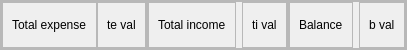
                  <widget class="QFrame" name="ab_totals_frame">
                   <property name="maximumSize">
                    <size>
                     <width>16777215</width>
                     <height>50</height>
                    </size>
                   </property>
                   <property name="frameShape">
                    <enum>QFrame::StyledPanel</enum>
                   </property>
                   <property name="frameShadow">
                    <enum>QFrame::Raised</enum>
                   </property>
                   <layout class="QHBoxLayout" name="horizontalLayout_7">
                    <property name="spacing">
                     <number>0</number>
                    </property>
                    <property name="leftMargin">
                     <number>0</number>
                    </property>
                    <property name="topMargin">
                     <number>0</number>
                    </property>
                    <property name="rightMargin">
                     <number>0</number>
                    </property>
                    <property name="bottomMargin">
                     <number>0</number>
                    </property>
                    <item>
                     <widget class="QFrame" name="ab_expense_frame">
                      <property name="frameShape">
                       <enum>QFrame::StyledPanel</enum>
                      </property>
                      <property name="frameShadow">
                       <enum>QFrame::Raised</enum>
                      </property>
                      <layout class="QHBoxLayout" name="horizontalLayout_8">
                       <property name="spacing">
                        <number>0</number>
                       </property>
                       <property name="leftMargin">
                        <number>0</number>
                       </property>
                       <property name="topMargin">
                        <number>0</number>
                       </property>
                       <property name="rightMargin">
                        <number>0</number>
                       </property>
                       <property name="bottomMargin">
                        <number>0</number>
                       </property>
                       <item>
                        <widget class="QFrame" name="ab_texp_frame">
                         <property name="frameShape">
                          <enum>QFrame::StyledPanel</enum>
                         </property>
                         <property name="frameShadow">
                          <enum>QFrame::Raised</enum>
                         </property>
                         <layout class="QVBoxLayout" name="verticalLayout_4">
                          <item>
                           <widget class="QLabel" name="ab_texp_label">
                            <property name="text">
                             <string>Total expense</string>
                            </property>
                           </widget>
                          </item>
                         </layout>
                        </widget>
                       </item>
                       <item>
                        <widget class="QFrame" name="ab_expval_frame">
                         <property name="frameShape">
                          <enum>QFrame::StyledPanel</enum>
                         </property>
                         <property name="frameShadow">
                          <enum>QFrame::Raised</enum>
                         </property>
                         <layout class="QVBoxLayout" name="verticalLayout_5">
                          <item>
                           <widget class="QLabel" name="ab_expval_label">
                            <property name="text">
                             <string>te val</string>
                            </property>
                           </widget>
                          </item>
                         </layout>
                        </widget>
                       </item>
                      </layout>
                     </widget>
                    </item>
                    <item>
                     <widget class="QFrame" name="ab_income_frame">
                      <property name="frameShape">
                       <enum>QFrame::StyledPanel</enum>
                      </property>
                      <property name="frameShadow">
                       <enum>QFrame::Raised</enum>
                      </property>
                      <layout class="QHBoxLayout" name="horizontalLayout_10">
                       <property name="leftMargin">
                        <number>0</number>
                       </property>
                       <property name="topMargin">
                        <number>0</number>
                       </property>
                       <property name="rightMargin">
                        <number>0</number>
                       </property>
                       <property name="bottomMargin">
                        <number>0</number>
                       </property>
                       <item>
                        <widget class="QFrame" name="ab_tinc_frame">
                         <property name="frameShape">
                          <enum>QFrame::StyledPanel</enum>
                         </property>
                         <property name="frameShadow">
                          <enum>QFrame::Raised</enum>
                         </property>
                         <layout class="QVBoxLayout" name="verticalLayout_17">
                          <item>
                           <widget class="QLabel" name="ab_tinc_label">
                            <property name="text">
                             <string>Total income</string>
                            </property>
                           </widget>
                          </item>
                         </layout>
                        </widget>
                       </item>
                       <item>
                        <widget class="QFrame" name="ab_incval_frame">
                         <property name="frameShape">
                          <enum>QFrame::StyledPanel</enum>
                         </property>
                         <property name="frameShadow">
                          <enum>QFrame::Raised</enum>
                         </property>
                         <layout class="QVBoxLayout" name="verticalLayout_18">
                          <item>
                           <widget class="QLabel" name="ab_incval_label">
                            <property name="text">
                             <string>ti val</string>
                            </property>
                           </widget>
                          </item>
                         </layout>
                        </widget>
                       </item>
                      </layout>
                     </widget>
                    </item>
                    <item>
                     <widget class="QFrame" name="ab_bal_frame">
                      <property name="frameShape">
                       <enum>QFrame::StyledPanel</enum>
                      </property>
                      <property name="frameShadow">
                       <enum>QFrame::Raised</enum>
                      </property>
                      <layout class="QHBoxLayout" name="horizontalLayout_9">
                       <property name="leftMargin">
                        <number>0</number>
                       </property>
                       <property name="topMargin">
                        <number>0</number>
                       </property>
                       <property name="rightMargin">
                        <number>0</number>
                       </property>
                       <property name="bottomMargin">
                        <number>0</number>
                       </property>
                       <item>
                        <widget class="QFrame" name="ab_tbal_frame">
                         <property name="frameShape">
                          <enum>QFrame::StyledPanel</enum>
                         </property>
                         <property name="frameShadow">
                          <enum>QFrame::Raised</enum>
                         </property>
                         <layout class="QVBoxLayout" name="verticalLayout_19">
                          <item>
                           <widget class="QLabel" name="ab_tbal_label">
                            <property name="text">
                             <string>Balance</string>
                            </property>
                           </widget>
                          </item>
                         </layout>
                        </widget>
                       </item>
                       <item>
                        <widget class="QFrame" name="ab_balval_frame">
                         <property name="frameShape">
                          <enum>QFrame::StyledPanel</enum>
                         </property>
                         <property name="frameShadow">
                          <enum>QFrame::Raised</enum>
                         </property>
                         <layout class="QVBoxLayout" name="verticalLayout_20">
                          <item>
                           <widget class="QLabel" name="ab_balval_label">
                            <property name="text">
                             <string>b val</string>
                            </property>
                           </widget>
                          </item>
                         </layout>
                        </widget>
                       </item>
                      </layout>
                     </widget>
                    </item>
                   </layout>
                  </widget>
